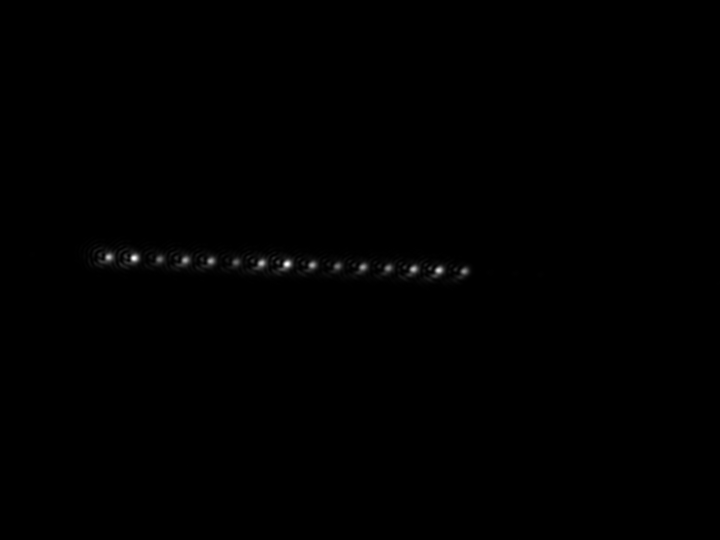
#> input picture camera_data/95-105MHz_15tones_cali_3_20261102T032512_791521Z_b66ad9f8.tif, 1440 x 1080 px (shown at 1/2 size)
$ jupyter execute --allow-errors 'AOD feedback-Copy1.ipynb'
#> lines starting #> are read from the running program, lines starting #| are printed output that depends on the picture
# AOD feedback — reusable notebook functions

This copy contains a self-contained analysis function and a separate **proposal-only** RF update helper. The original `AOD feedback.ipynb` is unchanged. Run the imports and function cells, then the example.

The existing numerical pipeline is retained: detect peaks → local 2D Gaussian centers → array-axis fit → tilted-strip multi-Gaussian fit. It assumes a nearly horizontal array with spots resolved in camera x. Results are peak intensities, **not integrated optical powers**.

[cell 1]
from pathlib import Path
from PIL import Image
import matplotlib.pyplot as plt
import numpy as np
from scipy.ndimage import gaussian_filter1d
from scipy.signal import find_peaks
import warnings
import pandas as pd
from IPython.display import display
from scipy.optimize import curve_fit
from scipy.ndimage import map_coordinates
import json

## 1. Image analysis

Accepts a TIFF path (first frame) or a 2D camera array. All fit settings are local to the function. `plot=False` creates no figures; `output_dir=None` writes no files. With saving enabled, tables/fit arrays/metadata are always saved, and plots are saved only if requested. Returned figures remain open for notebook inspection; close them with `plt.close(fig)` when finished.

Override detection/window parameters with `fit_config`, e.g. `{"min_peak_distance": 30, "strip_half_width": 10}`. A strip half-width of 10 averages **21** transverse samples. Covariance is approximate because interpolation correlates samples and diffraction fringes are not modeled.

[cell 2]
def analyze_1D_tweezer_array(
    image,
    *,
    n_spots=15,
    magnification=25.0,
    camera_pixel_size_um=3.45,
    fit_config=None,
    plot=False,
    output_dir=None,
    output_name=None,
):
    """Analyze a nearly horizontal tweezer array, without updating hardware.

    image: TIFF path (first frame) or a numeric 2D array.
    fit_config: optional dict overriding the lower-case defaults below.
    plot: create and display diagnostic figures; otherwise create no figures.
    output_dir: optionally save tables, fit arrays, metadata, and any figures.
    output_name: export prefix; defaults to the TIFF stem or 'aod_frame'.
        Repeated calls with the same directory/prefix overwrite exports.

    Returned spots are ordered along the array, toward increasing camera x.
    Ratios measure background-subtracted peak intensity, not integrated power.
    No camera acquisition, RF communication, or hardware changes occur here.
    """
#> called with n_spots = 15, magnification = 25, camera_pixel_size_um = 3.45, plot = True
    defaults = dict(
        y_half_width=65, smooth_sigma=1.0, prominence_fraction=0.12,
        min_peak_distance=30, x_margin=40, core_half_width=10,
        strip_half_width=10, sigma_bounds=(0.8, 12.0),
    )
    overrides = {} if fit_config is None else dict(fit_config)
    unknown = set(overrides) - set(defaults)
    if unknown:
        raise ValueError(f"Unknown fit_config keys: {sorted(unknown)}")
    config = {**defaults, **overrides}
    if isinstance(n_spots, (bool, np.bool_)) or not isinstance(n_spots, (int, np.integer)) or n_spots < 2:
        raise ValueError("n_spots must be an integer >= 2 to determine the array axis.")
    for key in ('y_half_width', 'min_peak_distance', 'x_margin', 'core_half_width', 'strip_half_width'):
        value = config[key]
        minimum = 0 if key in ('x_margin', 'strip_half_width') else (5 if key == 'core_half_width' else 1)
        if isinstance(value, (bool, np.bool_)) or not isinstance(value, (int, np.integer)) or value < minimum:
            raise ValueError(f"{key} must be an integer >= {minimum}.")
        config[key] = int(value)
    for key in ('smooth_sigma', 'prominence_fraction'):
        value = float(config[key])
        if not np.isfinite(value) or value <= 0:
            raise ValueError(f"{key} must be finite and positive.")
        config[key] = value
    bounds = np.asarray(config['sigma_bounds'], dtype=float)
    if bounds.shape != (2,) or not np.isfinite(bounds).all() or not 0 < bounds[0] < bounds[1]:
        raise ValueError("sigma_bounds must contain two finite, increasing positive values.")
    config['sigma_bounds'] = bounds.tolist()
    for name, value in [('magnification', magnification), ('camera_pixel_size_um', camera_pixel_size_um)]:
        if not np.isfinite(value) or value <= 0:
            raise ValueError(f"{name} must be finite and positive.")

    N_SPOTS = int(n_spots)
    MAGNIFICATION = float(magnification)
    CAMERA_PIXEL_SIZE_UM = float(camera_pixel_size_um)
    PIXEL_SIZE_UM = CAMERA_PIXEL_SIZE_UM / MAGNIFICATION
    Y_HALF_WIDTH = config['y_half_width']
    SMOOTH_SIGMA = config['smooth_sigma']
    PROMINENCE_FRACTION = config['prominence_fraction']
    MIN_PEAK_DISTANCE = config['min_peak_distance']
    X_MARGIN = config['x_margin']
    CORE_HALF_WIDTH = config['core_half_width']
    STRIP_HALF_WIDTH = config['strip_half_width']
    SIGMA_BOUNDS = config['sigma_bounds']
    image_path = None

    if isinstance(image, (str, Path)):
        requested = Path(image).expanduser()
        candidates = [requested] if requested.is_absolute() else [
            root / requested for root in (Path.cwd(), *Path.cwd().parents)]
        image_path = next((p for p in candidates if p.is_file()), None)
        if image_path is None:
            raise FileNotFoundError(f"Cannot locate {requested}.")
        with Image.open(image_path) as im:
#> im is the input picture: PIL image 1440x1080 I;16; min 1, max 1022, mean 3.4
            raw = np.array(im)
    else:
        raw = np.asarray(image)
    if raw.ndim != 2 or min(raw.shape) < 3 or raw.dtype.kind not in 'uif':
        raise ValueError(f"Expected a real numeric 2D image, received {raw.shape}, {raw.dtype}.")

    image = raw.astype(np.float64)
    if not np.isfinite(image).all():
        raise ValueError("Image contains nonfinite values.")
    if np.ptp(image) == 0:
        raise ValueError("Image is constant; no spots can be fitted.")

    height, width = image.shape
    storage_saturated = bool(np.issubdtype(raw.dtype, np.integer) and np.any(raw == np.iinfo(raw.dtype).max))
#> storage_saturated = False
    if storage_saturated:
        warnings.warn("Pixels reach the storage maximum. Camera saturation may also occur below this limit.")

    figures = {}
    # search the y ROI band
    brightest_row = int(np.argmax(gaussian_filter1d(image.sum(axis=1), 2)))
#> brightest_row = 528
    y_min, y_max = max(0, brightest_row - Y_HALF_WIDTH), min(height, brightest_row + Y_HALF_WIDTH + 1)
#> y_min = 463; y_max = 594
    x_min, x_max = 0, width

    # search the x ROI band
    x_detection = np.arange(x_min, x_max)
    profile_detection = image[y_min:y_max, x_min:x_max].sum(axis=0)
#> profile_detection = 1440 values, max 15901 at index 574, min 132 at index 1137, mean 2544.5
    smoothed = gaussian_filter1d(profile_detection, SMOOTH_SIGMA)
#> smoothed = 1440 values, max 15754.8 at index 573, min 135.6 at index 1180, mean 2544.5

    prominence = PROMINENCE_FRACTION * (smoothed.max() - np.median(smoothed))
#> prominence = 1702
    peaks, properties = find_peaks(smoothed, distance=MIN_PEAK_DISTANCE, prominence=max(prominence, 1e-9))
#> peaks = [217, 268, 319, 370, 421, 472, 523, 573, 624, 675, 725, 776, 827, 877, 928]; properties = 3 items
    if len(peaks) < N_SPOTS:
        raise RuntimeError(f"Found {len(peaks)} peaks, expected {N_SPOTS}. Adjust the detection settings or Y_HALF_WIDTH.")
    if len(peaks) > N_SPOTS:
        warnings.warn(f"Found {len(peaks)} candidates; keeping the {N_SPOTS} most prominent. Inspect the overlay.")
        peaks = peaks[np.argsort(properties["prominences"])[-N_SPOTS:]]
    centers_initial = np.sort(x_detection[peaks]).astype(float)
#> centers_initial has the same summary as peaks

    if np.any((centers_initial < x_min) | (centers_initial >= x_max)):
        raise ValueError("Centers must lie in the ROI.")
    x_min = max(x_min, int(np.floor(centers_initial[0])) - X_MARGIN)
#> x_min = 177
    x_max = min(x_max, int(np.ceil(centers_initial[-1])) + X_MARGIN + 1)
#> x_max = 969
    x = np.arange(x_min, x_max, dtype=float)
    roi = image[y_min:y_max, x_min:x_max]
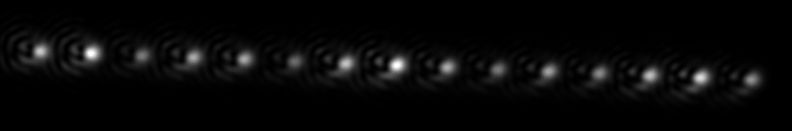
#> roi: shape (131, 792) float64; min 1, max 1022, mean 34.1; drawn with min black and max white
#> (the rest of the program and of its run is left out)
